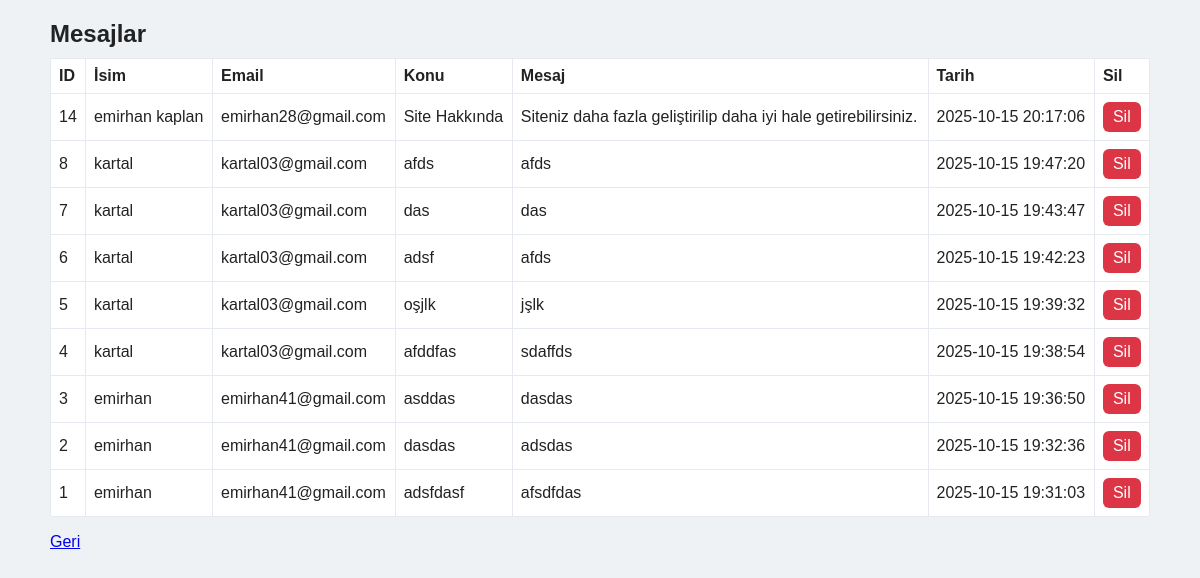
Page /admin-panel/mesajlar.php (signed in) on the earlier database version.
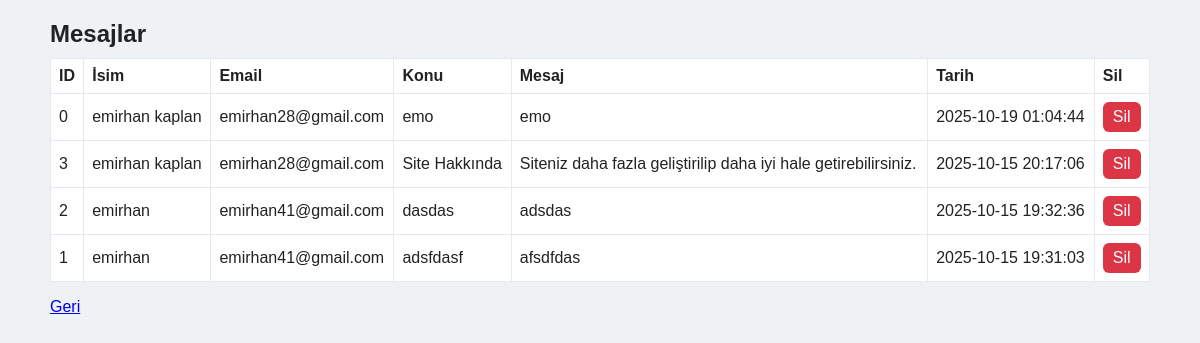
Same page on the later database version.
### tables this page shows
CREATE TABLE `mesajlar` (
  `id` int(11) NOT NULL,
  `isim` varchar(100) NOT NULL,
  `email` varchar(150) NOT NULL,
  `konu` varchar(255) NOT NULL,
  `mesaj` text NOT NULL,
  `tarih` datetime DEFAULT current_timestamp()
);

### admin-panel/mesajlar.php (the view, shortened to what this page needs)
<?php
require 'db.php';
$res = $conn->query('SELECT * FROM mesajlar ORDER BY tarih DESC');
?>
<!doctype html>
<html lang="tr">
<head><meta charset="utf-8"><title>Mesajlar</title><link rel="stylesheet" href="style.css"></head>
<body>
<div class="container">
  <h2>Mesajlar</h2>
  <table class="list">
    <thead><tr><th>ID</th><th>İsim</th><th>Email</th><th>Konu</th><th>Mesaj</th><th>Tarih</th><th>Sil</th></tr></thead>
    <tbody>
    <?php while($m = $res->fetch_assoc()): ?>
      <tr>
        <td><?php echo $m['id']; ?></td>
        <td><?php echo htmlspecialchars($m['isim']); ?></td>
        <td><?php echo htmlspecialchars($m['email']); ?></td>
        <td><?php echo htmlspecialchars($m['konu']); ?></td>
        <td><?php echo nl2br(htmlspecialchars($m['mesaj'])); ?></td>
        <td><?php echo $m['tarih']; ?></td>
        <td><a class="btn red" href="mesajlar.php?delete=<?php echo $m['id']; ?>" onclick="return confirm('Silinsin mi?')">Sil</a></td>
      </tr>
    <?php endwhile; ?>
    </tbody>
  </table>
  <p><a href="admin-panel.php">Geri</a></p>
</div>
</body>
</html>

Differences in the rows shown:
removed mesajlar: id "14", isim "emirhan kaplan", email "emirhan28@gmail.com", konu "Site Hakkında", mesaj "Siteniz daha fazla geliştirilip daha iyi hale getirebilirsiniz.", tarih "2025-10-15 20:17:06"
removed mesajlar: id "8", isim "kartal", email "kartal03@gmail.com", konu "afds", mesaj "afds", tarih "2025-10-15 19:47:20"
removed mesajlar: id "7", isim "kartal", email "kartal03@gmail.com", konu "das", mesaj "das", tarih "2025-10-15 19:43:47"
removed mesajlar: id "6", isim "kartal", email "kartal03@gmail.com", konu "adsf", mesaj "afds", tarih "2025-10-15 19:42:23"
removed mesajlar: id "5", isim "kartal", email "kartal03@gmail.com", konu "oşjlk", mesaj "jşlk", tarih "2025-10-15 19:39:32"
removed mesajlar: id "4", isim "kartal", email "kartal03@gmail.com", konu "afddfas", mesaj "sdaffds", tarih "2025-10-15 19:38:54"
added mesajlar: id "0", isim "emirhan kaplan", email "emirhan28@gmail.com", konu "emo", mesaj "emo", tarih "2025-10-19 01:04:44"
changed mesajlar id 3: isim "emirhan" → "emirhan kaplan"; email "emirhan41@gmail.com" → "emirhan28@gmail.com"; konu "asddas" → "Site Hakkında"; mesaj "dasdas" → "Siteniz daha fazla geliştirilip daha iyi hale getirebilirsiniz."; tarih "2025-10-15 19:36:50" → "2025-10-15 20:17:06"
